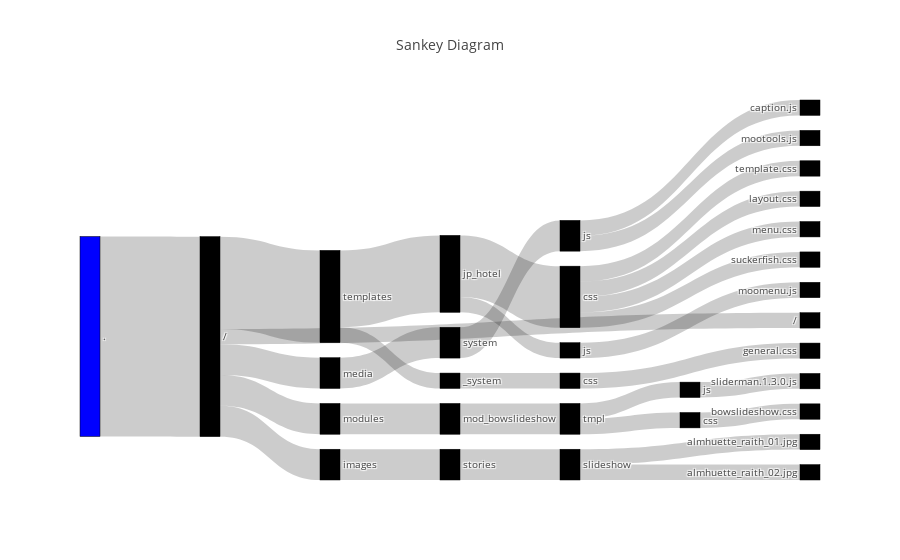

Source (notebook cell):
### Code cell
plot_sankey_from_results(results,save=False)

### Figure 1 — Plotly figure (JSON) as saved in the notebook; plotly's stock layout.template omitted (floating-point values rounded to 4 significant figures)
{"data": [{"link": {"source": [0, 1, 1, 3, 4, 5, 5, 1, 8, 9, 10, 10, 10, 10, 9, 15, 8, 17, 18, 1, 20, 21, 22, 23, 22, 25, 1, 27, 28, 29, 29], "target": [1, 2, 3, 4, 5, 6, 7, 8, 9, 10, 11, 12, 13, 14, 15, 16, 17, 18, 19, 20, 21, 22, 23, 24, 25, 26, 27, 28, 29, 30, 31], "value": [13, 1, 2, 2, 2, 1, 1, 6, 5, 4, 1, 1, 1, 1, 1, 1, 1, 1, 1, 2, 2, 2, 1, 1, 1, 1, 2, 2, 2, 1, 1]}, "node": {"color": ["blue", "black", "black", "black", "black", "black", "black", "black", "black", "black", "black", "black", "black", "black", "black", "black", "black", "black", "black", "black", "black", "black", "black", "black", "black", "black", "black", "black", "black", "black", "black", "black"], "label": [".", "/", "/", "media", "system", "js", "caption.js", "mootools.js", "templates", "jp_hotel", "css", "template.css", "layout.css", "menu.css", "suckerfish.css", "js", "moomenu.js", "_system", "css", "general.css", "modules", "mod_bowslideshow", "tmpl", "js", "sliderman.1.3.0.js", "css", "bowslideshow.css", "images", "stories", "slideshow", "almhuette_raith_01.jpg", "almhuette_raith_02.jpg"], "line": {"color": "black", "width": 0.5}, "pad": 15, "thickness": 20}, "type": "sankey", "uid": "4e0a9ded-7c6e-4e9e-b275-1bab25016fa7"}], "layout": {"font": {"size": 10}, "title": {"text": "Sankey Diagram"}}}
